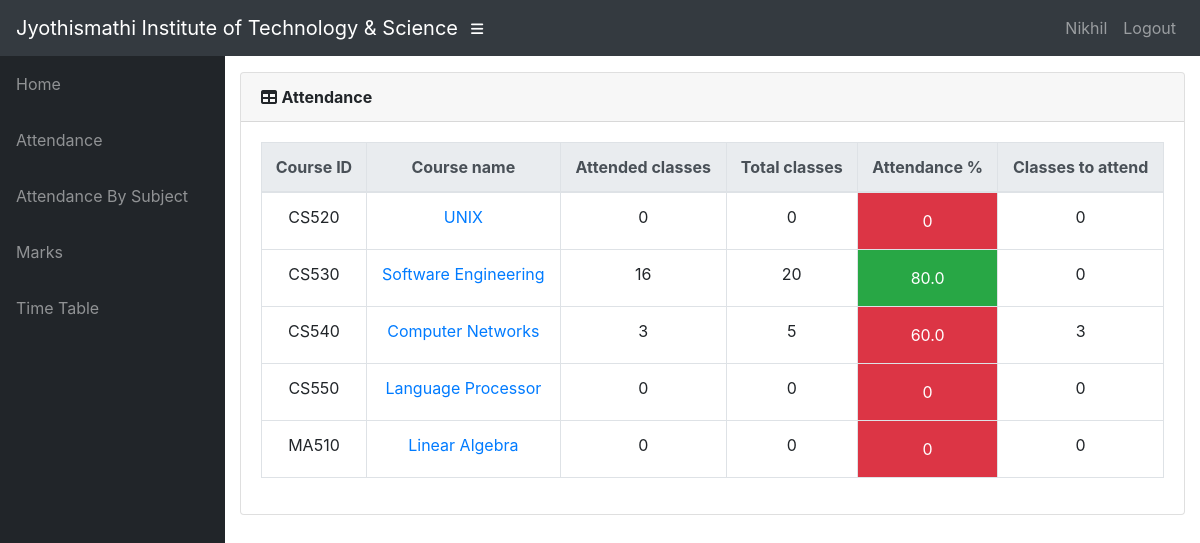
/info/student/CS04/attendance/ (signed in), run on the app's committed database.
### info/models.py (models this page shows, shortened)
class User(AbstractUser):
    @property
    def is_student(self):
        if hasattr(self, 'student'):
            return True
        return False

class Student(models.Model):
    user = models.OneToOneField(User, on_delete=models.CASCADE, null=True)
    class_id = models.ForeignKey(Class, on_delete=models.CASCADE, default=1)
    USN = models.CharField(primary_key='True', max_length=100)
    name = models.CharField(max_length=200)
    sex = models.CharField(max_length=50, choices=sex_choice, default='Male')
    DOB = models.DateField(default='1998-01-01')
    def __str__(self):
        return self.name

class AttendanceTotal(models.Model):
    course = models.ForeignKey(Course, on_delete=models.CASCADE)
    student = models.ForeignKey(Student, on_delete=models.CASCADE)
    class Meta:
        unique_together = (('student', 'course'),)
    @property
    def att_class(self):
        stud = Student.objects.get(name=self.student)
        cr = Course.objects.get(name=self.course)
        att_class = Attendance.objects.filter(course=cr, student=stud, status='True').count()
        return att_class
    @property
    def total_class(self):
        stud = Student.objects.get(name=self.student)
        cr = Course.objects.get(name=self.course)
        total_class = Attendance.objects.filter(course=cr, student=stud).count()
        return total_class
    @property
    def attendance(self):
        stud = Student.objects.get(name=self.student)
        cr = Course.objects.get(name=self.course)
        total_class = Attendance.objects.filter(course=cr, student=stud).count()
        att_class = Attendance.objects.filter(course=cr, student=stud, status='True').count()
        if total_class == 0:
            attendance = 0
        else:
            attendance = round(att_class / total_class * 100, 2)
        return attendance
    @property
    def classes_to_attend(self):
        stud = Student.objects.get(name=self.student)
        cr = Course.objects.get(name=self.course)
        total_class = Attendance.objects.filter(course=cr, student=stud).count()
        att_class = Attendance.objects.filter(course=cr, student=stud, status='True').count()
        cta = math.ceil((0.75*total_class - att_class)/0.25)
        if cta < 0:
            return 0
        return cta

class Course(models.Model):
    dept = models.ForeignKey(Dept, on_delete=models.CASCADE)
    id = models.CharField(primary_key='True', max_length=50)
    name = models.CharField(max_length=50)
    shortname = models.CharField(max_length=50, default='X')
    def __str__(self):
        return self.name

### info/views.py (the view)
# urls.py: path('student/<slug:stud_id>/attendance/', views.attendance, name='attendance'),
@login_required()
def attendance(request, stud_id):
    stud = Student.objects.get(USN=stud_id)
    ass_list = Assign.objects.filter(class_id_id=stud.class_id)
    att_list = []
    for ass in ass_list:
        try:
            a = AttendanceTotal.objects.get(student=stud, course=ass.course)
        except AttendanceTotal.DoesNotExist:
            a = AttendanceTotal(student=stud, course=ass.course)
            a.save()
        att_list.append(a)
    return render(request, 'info/attendance.html', {'att_list': att_list})

### info/templates/info/attendance.html
{% extends 'info/base.html' %}
    {% load static %}
    {% block content %}
                  <div class="card mb-3">
            <div class="card-header">
              <i class="fas fa-table"></i>
            <b>Attendance</b></div>
            <div class="card-body">
              <div class="table-responsive">
                <table class="table table-bordered text-center" id="dataTable" width="100%" cellspacing="0">
                  <thead class="thead-light ">
                    <tr>
                        <th>Course ID</th>
                        <th>Course name</th>
                        <th>Attended classes</th>
                        <th>Total classes</th>
                        <th>Attendance %</th>
                        <th>Classes to attend</th>
                    </tr>
                  </thead>
                  <tbody>
                    {% for a in att_list %}
                        <tr>
                            <td>{{ a.course_id }}</td>
                            <td><a href="{% url 'attendance_detail' a.student.USN a.course.id %}">{{a.course.name}}</a></td>
                            <td>{{ a.att_class }}</td>
                            <td>{{ a.total_class }}</td>
                            {% if a.attendance < 75 %}
                                <td class="p-3 mb-2 bg-danger text-white">{{ a.attendance }}</td>
                            {% else %}
                                <td class="p-3 mb-2 bg-success text-white">{{ a.attendance }}</td>
                            {% endif %}
                            <td>{{ a.classes_to_attend }}</td>
                        </tr>
                    {% empty %}
                            <p>student has no courses</p>
                    {% endfor %}
                  </tbody>
                </table>
              </div>
            </div>
          </div>
    {% endblock %}

### info/templates/info/base.html (shortened to what this page needs)
<!DOCTYPE html>
<html lang="en">
  <head>
      {% load static %}
    <link href="{% static '/info/bootstrap/vendor/bootstrap/css/bootstrap.min.css' %}" rel="stylesheet">
    <link href="{% static '/info/bootstrap/vendor/fontawesome-free/css/all.min.css' %}" rel="stylesheet" type="text/css">
    <link href="{% static '/info/bootstrap/vendor/datatables/dataTables.bootstrap4.css' %}" rel="stylesheet">
    <link href="{% static '/info/bootstrap/css/sb-admin.css' %}" rel="stylesheet">
  </head>
  <body id="page-top">
    <nav class="navbar navbar-expand navbar-dark bg-dark static-top">
      <a class="navbar-brand mr-1" href="{% url 'index' %}">Jyothismathi Institute of Technology & Science</a>
      <button class="btn btn-link btn-sm text-white order-1 order-sm-0" id="sidebarToggle" href="#">
        <i class="fas fa-bars"></i>
      </button>
        <div class="collapse navbar-collapse" id="navbarResponsive">
          <ul class="navbar-nav ml-auto">
            <li class="nav-item">
                {% if request.user.is_student %}
                    <a class="nav-link text-capitalize">{{ request.user.student.name }}</a>
                {% elif request.user.is_teacher %}
                    <a class="nav-link text-capitalize">{{ request.user.teacher.name }}</a>
                {% endif %}
            </li>
            <li class="nav-item">
                <a class="nav-link" href="#" data-toggle="modal" data-target="#logoutModal">Logout</a>
            </li>
          </ul>
        </div>
    </nav>
    <div id="wrapper">
      <ul class="sidebar navbar-nav">
            <li class="nav-item">
              <a class="nav-link" href="{% url 'index' %}">
                <span>Home</span>
              </a>
            </li>
        {% if request.user.is_student %}
            <li class="nav-item">
              <a class="nav-link" href="{% url 'attendance' request.user.student.USN %}">
                <span>Attendance</span>
              </a>
            </li>
            <li class="nav-item">
              <a class="nav-link" href="{% url 'attendance' request.user.student.USN %}">
                <span>Attendance By Subject</span>
              </a>
            </li>
            <li class="nav-item">
              <a class="nav-link" href="{% url 'marks_list' request.user.student.USN %}">
                <span>Marks</span>
              </a>
            </li>
              <li class="nav-item">
              <a class="nav-link" href="{% url 'timetable' request.user.student.class_id_id %}">
                <span>Time Table</span>
              </a>
            </li>
        {% endif %}
      </ul>
      <div id="content-wrapper">
        <div class="container-fluid">
            {% block content %}
            {% endblock %}
        </div>
      </div>
    </div>
  </body>
</html>

### data on the page
User: user.student.name "Nikhil"
AttendanceTotal: course_id "CS520", course.name "UNIX", att_class "0", total_class "0", attendance "0", classes_to_attend "0"
AttendanceTotal: course_id "CS530", course.name "Software Engineering", att_class "16", total_class "20", attendance "80.0", classes_to_attend "0"
AttendanceTotal: course_id "CS540", course.name "Computer Networks", att_class "3", total_class "5", attendance "60.0", classes_to_attend "3"
AttendanceTotal: course_id "CS550", course.name "Language Processor", att_class "0", total_class "0", attendance "0", classes_to_attend "0"
AttendanceTotal: course_id "MA510", course.name "Linear Algebra", att_class "0", total_class "0", attendance "0", classes_to_attend "0"
